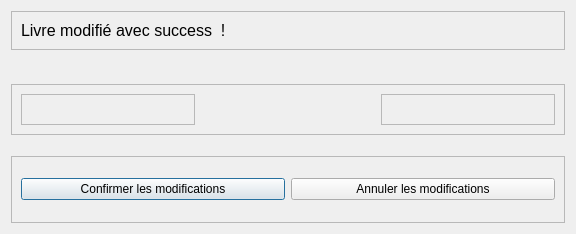
<?xml version="1.0" encoding="UTF-8"?>
<ui version="4.0">
 <class>ConfirmUpdateDialog</class>
 <widget class="QDialog" name="ConfirmUpdateDialog">
  <property name="geometry">
   <rect>
    <x>0</x>
    <y>0</y>
    <width>576</width>
    <height>234</height>
   </rect>
  </property>
  <property name="windowTitle">
   <string>Dialog</string>
  </property>
  <layout class="QVBoxLayout" name="verticalLayout">
   <item alignment="Qt::AlignTop">
    <widget class="QFrame" name="frame">
     <property name="frameShape">
      <enum>QFrame::StyledPanel</enum>
     </property>
     <property name="frameShadow">
      <enum>QFrame::Raised</enum>
     </property>
     <layout class="QVBoxLayout" name="verticalLayout_2">
      <item>
       <widget class="QLabel" name="label">
        <property name="font">
         <font>
          <pointsize>12</pointsize>
          <weight>50</weight>
          <bold>false</bold>
         </font>
        </property>
        <property name="text">
         <string>Livre modifié avec success  !</string>
        </property>
       </widget>
      </item>
     </layout>
    </widget>
   </item>
   <item alignment="Qt::AlignTop">
    <widget class="QFrame" name="frame_2">
     <property name="sizePolicy">
      <sizepolicy hsizetype="Preferred" vsizetype="Expanding">
       <horstretch>0</horstretch>
       <verstretch>0</verstretch>
      </sizepolicy>
     </property>
     <property name="frameShape">
      <enum>QFrame::StyledPanel</enum>
     </property>
     <property name="frameShadow">
      <enum>QFrame::Raised</enum>
     </property>
     <layout class="QHBoxLayout" name="horizontalLayout">
      <item>
       <widget class="QFrame" name="old_book_frame">
        <property name="styleSheet">
         <string notr="true"/>
        </property>
        <property name="frameShape">
         <enum>QFrame::StyledPanel</enum>
        </property>
        <property name="frameShadow">
         <enum>QFrame::Raised</enum>
        </property>
        <layout class="QHBoxLayout" name="horizontalLayout_4">
         <property name="spacing">
          <number>0</number>
         </property>
         <property name="leftMargin">
          <number>0</number>
         </property>
         <property name="topMargin">
          <number>0</number>
         </property>
         <property name="rightMargin">
          <number>0</number>
         </property>
         <property name="bottomMargin">
          <number>0</number>
         </property>
         <item>
          <layout class="QVBoxLayout" name="old_book_layout"/>
         </item>
        </layout>
       </widget>
      </item>
      <item>
       <widget class="QLabel" name="arrow_label">
        <property name="font">
         <font>
          <pointsize>20</pointsize>
         </font>
        </property>
        <property name="text">
         <string/>
        </property>
        <property name="pixmap">
         <pixmap resource="../res/res.qrc">:/images/images/arrow_right.png</pixmap>
        </property>
        <property name="scaledContents">
         <bool>false</bool>
        </property>
        <property name="alignment">
         <set>Qt::AlignCenter</set>
        </property>
       </widget>
      </item>
      <item>
       <widget class="QFrame" name="new_book_frame">
        <property name="frameShape">
         <enum>QFrame::StyledPanel</enum>
        </property>
        <property name="frameShadow">
         <enum>QFrame::Raised</enum>
        </property>
        <layout class="QHBoxLayout" name="horizontalLayout_3">
         <property name="spacing">
          <number>0</number>
         </property>
         <property name="leftMargin">
          <number>0</number>
         </property>
         <property name="topMargin">
          <number>0</number>
         </property>
         <property name="rightMargin">
          <number>0</number>
         </property>
         <property name="bottomMargin">
          <number>0</number>
         </property>
         <item>
          <layout class="QVBoxLayout" name="new_book_layout"/>
         </item>
        </layout>
       </widget>
      </item>
     </layout>
    </widget>
   </item>
   <item>
    <widget class="QFrame" name="frame_3">
     <property name="frameShape">
      <enum>QFrame::StyledPanel</enum>
     </property>
     <property name="frameShadow">
      <enum>QFrame::Raised</enum>
     </property>
     <layout class="QHBoxLayout" name="horizontalLayout_2">
      <item>
       <widget class="QPushButton" name="confirm_button">
        <property name="text">
         <string>Confirmer les modifications</string>
        </property>
       </widget>
      </item>
      <item>
       <widget class="QPushButton" name="annul_button">
        <property name="text">
         <string>Annuler les modifications</string>
        </property>
       </widget>
      </item>
     </layout>
    </widget>
   </item>
  </layout>
 </widget>
 <resources>
  <include location="../res/res.qrc"/>
 </resources>
 <connections/>
</ui>
